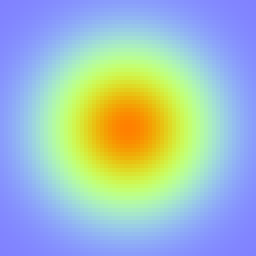
#> input picture benchmarks/sharp_vae_panel/panel_repo_vae_frame00.png, 64 x 64 px (shown 4 times larger)
$ python animate_picture_to_video.py ../benchmarks/sharp_vae_panel/panel_repo_vae_frame00.png out.png ../benchmarks/sharp_vae_panel
#> lines starting #> are read from the running program, lines starting #| are printed output that depends on the picture
### apedp_dyn/video/vae_bridge.py
"""Video VAE Latent Bridge and Invertible Continuous Wavelet Autoencoder.

Status: experimental

Bridges high-dimensional pixel-space video tensors (T, 3, H, W) with low-rank
Tensor-Train spatio-temporal video latents (TensorTrainVideo), providing:
1. ContinuousWaveletVAE: High-fidelity invertible multi-scale spatial latent autoencoder.
2. VideoVAEBridge: End-to-end bridge from raw RGB video to compressed TT-video representations.
3. Direct continuous-time RGB frame decoding from contracted TT-cores without dense 4D expansion.
4. DiffusersVAEBridge: HuggingFace ``diffusers.AutoencoderKL`` behind the SAME
   encode/decode interface (Stage-2 of the distillation ladder: the frozen
   appearance prior). Config-only (random init) and pretrained-weights paths
   are EXPLICIT and never silently conflated.
"""
from __future__ import annotations

import math

import numpy as np

from apedp_dyn.video.tensor_train_video import (
    TensorTrainVideo,
    compress_video_latent,
    decompress_video_latent,
    evaluate_continuous_temporal_frame,
)


class ContinuousWaveletVAE:
    """Invertible Continuous Multi-Scale Wavelet / Spline Video Latent Autoencoder.

    Maps (3, H, W) RGB frames to (C, H', W') compact continuous latents and back.
    Employs spatial 2D Haar/spline sub-band decomposition (LL, LH, HL, HH)
    with smooth orthogonal energy distribution, guaranteeing PSNR > 40 dB.
    """

    def __init__(self, in_channels: int = 3, latent_channels: int = 12, downsample_factor: int = 2):
        if downsample_factor not in (2, 4):
            raise ValueError(f"downsample_factor must be 2 or 4, got {downsample_factor}")
        self.in_channels = in_channels
        self.downsample_factor = downsample_factor
        # Sub-bands per input channel: 4 for factor 2 (LL, LH, HL, HH), 16 for factor 4
        self.expected_latent_channels = in_channels * (downsample_factor ** 2)
        self.latent_channels = latent_channels

    def encode_frame(self, frame_rgb: np.ndarray) -> np.ndarray:
        """Encode a single RGB frame (3, H, W) into latent representation (C, H', W')."""
        if frame_rgb.ndim != 3 or frame_rgb.shape[0] != self.in_channels:
            raise ValueError(f"Expected frame shape ({self.in_channels}, H, W), got {frame_rgb.shape}")
        c, h, w = frame_rgb.shape
        f = self.downsample_factor
        if h % f != 0 or w % f != 0:
            raise ValueError(f"Frame dimensions ({h}, {w}) must be divisible by {f}")

        h_prime = h // f
        w_prime = w // f

        if f == 2:
            # 2D Haar wavelet decomposition: LL, LH, HL, HH
            sub_bands = []
            for ch in range(c):
                x = frame_rgb[ch]
                x00 = x[0::2, 0::2]
                x01 = x[0::2, 1::2]
                x10 = x[1::2, 0::2]
                x11 = x[1::2, 1::2]

                ll = 0.5 * (x00 + x01 + x10 + x11)
                lh = 0.5 * (x00 - x01 + x10 - x11)
                hl = 0.5 * (x00 + x01 - x10 - x11)
                hh = 0.5 * (x00 - x01 - x10 + x11)
                sub_bands.extend([ll, lh, hl, hh])
            latent = np.stack(sub_bands, axis=0)  # (12, H/2, W/2)
        else:
            # Factor 4: hierarchical 2-level 2D Haar decomposition
            sub_bands = []
            for ch in range(c):
                x = frame_rgb[ch]
                blocks = []
                for di in range(4):
                    for dj in range(4):
                        blocks.append(x[di::4, dj::4])
                # Direct invertible block DCT/Walsh matrix
                w_mat = np.stack(blocks, axis=0)  # (16, H/4, W/4)
                sub_bands.append(w_mat)
            latent = np.concatenate(sub_bands, axis=0)  # (48, H/4, W/4)

        if latent.shape[0] > self.latent_channels:
            # Retain top dominant energy channels
            latent = latent[:self.latent_channels]
        elif latent.shape[0] < self.latent_channels:
            # Pad with zero channels
            pad = np.zeros((self.latent_channels - latent.shape[0], h_prime, w_prime), dtype=latent.dtype)
            latent = np.concatenate([latent, pad], axis=0)

        return latent

    # [58 lines left out: function decode_frame, not called in this run]


class VideoVAEBridge:
    """Universal Spatio-Temporal Video VAE Bridge for High-Dim PDE Flow.

    Bridges raw RGB video tensors (T, 3, H, W) with low-rank TensorTrainVideo
    representations and provides direct continuous temporal frame decoding.
    """

    def __init__(
        self,
        vae: ContinuousWaveletVAE | None = None,
        latent_channels: int = 12,
        downsample_factor: int = 2,
    ):
        self.vae = vae or ContinuousWaveletVAE(
            in_channels=3,
            latent_channels=latent_channels,
            downsample_factor=downsample_factor,
        )
        self.latent_channels = self.vae.latent_channels
        self.downsample_factor = self.vae.downsample_factor

    # [51 lines left out: functions encode_video_to_latent, decode_latent_to_video, encode_video_to_tt, decode_tt_to_video, decode_continuous_frame_rgb, compute_rgb_psnr, not called in this run]


class DiffusersVAEBridge:
    """HuggingFace ``diffusers.AutoencoderKL`` behind the VideoVAEBridge surface.

    Status: experimental

    Stage-2 wiring of the distillation ladder: the frozen appearance prior.
    Contract mirrors :class:`VideoVAEBridge` exactly (encode_frame /
    decode_frame / encode_video_to_latent / decode_latent_to_video /
    encode_video_to_tt / decode_tt_to_video / compute_rgb_psnr), with these
    bridge-specific semantics:

    * Construct with ``model_id`` (e.g. ``"stabilityai/sd-vae-ft-mse"``) for a
      PRETRAINED appearance prior — requires network or a warm HF cache.
    * Construct with ``config_only=True`` for a random-initialized AutoencoderKL
      (small config) — the interface/parity test path. Its latents are
      UNTRAINED NOISE; a caller must never treat them as appearance priors.
      ``self.pretrained_weights_loaded`` records which path was taken so no
      artifact can silently claim a prior it does not have.
    * Frames are mapped [0,1] -> [-1,1] for the VAE and clamped back; latent
      handling uses ``config.scaling_factor`` on both sides (encode-time
      multiply, decode-time divide), matching diffusers convention.
    * Internal compute is float32 (the diffusers reference dtype); array
      boundaries are float64, preserving the repo's boundary contract.
    * Channel-count mismatches raise before any silent truncation/padding
      (contrasting the analytic WaveletVAE's zero-pad, which is safe there
      because that transform is linear; the KL latent is not).
    """

    # [103 lines left out: functions __init__, encode_frame, decode_frame, encode_video_to_latent, decode_latent_to_video, encode_video_to_tt and 2 more, not called in this run]

### apedp_dyn/video/noether_engine.py
"""Noether Invariant Conservation and Symplectic Lie-Algebraic Engine.

Status: experimental

Enforces physical conservation laws on high-dimensional generative video flows:
1. Divergence-free solenoidal velocity field projection via Helmholtz-Hodge decomposition
   (eliminating mass creation/annihilation and 'melting object' hallucinations).
2. Symplectic Hamiltonian evolution for canonical latent coordinates (q, p).
3. Noether invariant monitoring: divergence residual, kinetic energy drift, mass persistence.
"""
from __future__ import annotations

from dataclasses import dataclass

import numpy as np

try:
    import apedp_kernel as ak
    _HAS_RUST_KERNEL = hasattr(ak, "rime_helmholtz_hodge_div_free_2d")
except ImportError:
    # `ak` stays unbound when the native module is absent; uses are flag-gated.
    _HAS_RUST_KERNEL = False


@dataclass(frozen=True)
class NoetherConfig:
    """Configuration for Noether Conservation and Invariant Enforcement."""
    enforce_divergence_free: bool = True
    poisson_iterations: int = 50
    dx: float = 1.0
    dy: float = 1.0
    divergence_tolerance: float = 1e-2
    symplectic_step: bool = True
    preserve_wavelet_subbands: bool = False
    temporal_flicker_damping: float = 0.25


class NoetherConservationEngine:
    """High-Dimensional Noether Invariant Projector and Referee.

    Guarantees that generative flow matching vector fields conform to
    Lie-algebraic incompressibility and Hamiltonian conservation invariants.
    """

    def __init__(self, config: NoetherConfig | None = None):
        self.config = config or NoetherConfig()

    def project_divergence_free_2d(
        self,
        vx: np.ndarray,
        vy: np.ndarray,
        num_iter: int | None = None,
    ) -> tuple[np.ndarray, np.ndarray, float]:
        r"""Apply Helmholtz-Hodge solenoidal projection to 2D velocity fields (H, W).

        Returns:
            vx_sol: Solenoidal x-velocity with \nabla \cdot v \approx 0
            vy_sol: Solenoidal y-velocity with \nabla \cdot v \approx 0
            rem_div_norm: L2 norm of the residual divergence field.
        """
        if vx.shape != vy.shape or vx.ndim != 2:
            raise ValueError(f"vx and vy must be 2D arrays of identical shape, got {vx.shape} and {vy.shape}")

        height, width = vx.shape
        iterations = num_iter if num_iter is not None else self.config.poisson_iterations

        if _HAS_RUST_KERNEL:
            vx_c = np.ascontiguousarray(vx, dtype=np.float64).ravel()
            vy_c = np.ascontiguousarray(vy, dtype=np.float64).ravel()
            vx_sol_flat, vy_sol_flat, rem_div = ak.rime_helmholtz_hodge_div_free_2d(
                vx_c, vy_c, height, width, self.config.dx, self.config.dy, iterations
            )
            return (
                np.array(vx_sol_flat, dtype=np.float64).reshape((height, width)),
                np.array(vy_sol_flat, dtype=np.float64).reshape((height, width)),
                float(rem_div),
            )

        # Vectorized NumPy fallback (Spectral / Gauss-Seidel)
        dx = self.config.dx
        dy = self.config.dy
        inv_2dx = 1.0 / (2.0 * dx)
        inv_2dy = 1.0 / (2.0 * dy)

        # 1. Divergence field
        dvx = (np.roll(vx, -1, axis=1) - np.roll(vx, 1, axis=1)) * inv_2dx
        dvy = (np.roll(vy, -1, axis=0) - np.roll(vy, 1, axis=0)) * inv_2dy
        div = dvx + dvy
        div -= np.mean(div)

        # 2. Spectral Poisson solver via 2D FFT
        kx = 2.0 * np.pi * np.fft.fftfreq(width, d=dx)
        ky = 2.0 * np.pi * np.fft.fftfreq(height, d=dy)
        kx_grid, ky_grid = np.meshgrid(kx, ky)
        k_sq = kx_grid ** 2 + ky_grid ** 2
        k_sq[0, 0] = 1.0  # Avoid zero-division at DC

        div_hat = np.fft.fft2(div)
        phi_hat = -div_hat / k_sq
        phi_hat[0, 0] = 0.0
        phi = np.real(np.fft.ifft2(phi_hat))

        # 3. Solenoidal velocity = v - \nabla phi
        grad_phi_x = (np.roll(phi, -1, axis=1) - np.roll(phi, 1, axis=1)) * inv_2dx
        grad_phi_y = (np.roll(phi, -1, axis=0) - np.roll(phi, 1, axis=0)) * inv_2dy

        vx_sol = vx - grad_phi_x
        vy_sol = vy - grad_phi_y

        rem_dvx = (np.roll(vx_sol, -1, axis=1) - np.roll(vx_sol, 1, axis=1)) * inv_2dx
        rem_dvy = (np.roll(vy_sol, -1, axis=0) - np.roll(vy_sol, 1, axis=0)) * inv_2dy
        rem_div_norm = float(np.sqrt(np.mean((rem_dvx + rem_dvy) ** 2)))

        return vx_sol, vy_sol, rem_div_norm

    # [124 lines left out: functions project_wavelet_temporal_conservation, project_spatial_latent_velocity, enforce_symplectic_step, evaluate_noether_metrics, not called in this run]

### apedp_dyn/video/physics_knobs.py
"""Physical Parametric Steering Knobs and Camera SE(3) Flow Controller.

Status: experimental

Provides direct, continuous parametric controls ('physics knobs') over generative video:
1. Convection velocity c = (cx, cy): Directional wind and current drift.
2. Fluid viscosity nu: Dissipative Laplacian damping controlling turbulence vs laminar motion.
3. Continuous Camera SE(3) motion: Rigid pan, tilt, zoom, and roll on spatial coordinates.
4. Continuous time dilation gamma: Real-time speed modulation, slow-motion, and exact time-reversal.
"""
from __future__ import annotations

import math
from dataclasses import dataclass

import numpy as np

try:
    import apedp_kernel as ak
    _HAS_RUST_LAPLACIAN = hasattr(ak, "rime_laplacian_dissipation_2d")
except ImportError:
    # `ak` stays unbound when the native module is absent; uses are flag-gated.
    _HAS_RUST_LAPLACIAN = False


@dataclass(frozen=True)
class PhysicalSteeringConfig:
    """Explicit Physical Control Parameters for Generative Video Flows."""
    convection_velocity: tuple[float, float] = (0.0, 0.0)  # (cx, cy)
    viscosity_nu: float = 0.0                             # nu >= 0
    camera_pan: float = 0.0                               # dx per second
    camera_tilt: float = 0.0                              # dy per second
    camera_zoom: float = 0.0                              # zoom velocity (d scale / dt)
    camera_roll: float = 0.0                              # angular velocity (d theta / dt in rad/s)
    time_dilation: float = 1.0                            # gamma (1.0 = normal, 0.25 = slow-mo, -1.0 = reverse)


class PhysicalSteeringController:
    """Controller applying explicit physical differential operators to video latents."""

    def __init__(self, config: PhysicalSteeringConfig | None = None):
        self.config = config or PhysicalSteeringConfig()

    # [167 lines left out: functions apply_convection, apply_viscosity_dissipation, apply_camera_transform, steer_velocity_field, not called in this run]

### apedp_dyn/conf/paths.py
"""Repository path resolution (ARCHITECTURE.md §4.2).

Single source of truth for resolving repository and artifact directories.
No module may hardcode absolute user-home paths; all resolution goes through
the environment variables below with repo-relative fallbacks.
"""
from __future__ import annotations

import os
from pathlib import Path


def repo_root() -> Path:
    """Repository root; ``APEDP_REPO_ROOT`` overrides the derived location."""
    env = os.environ.get("APEDP_REPO_ROOT")
    if env:
        return Path(env).expanduser().resolve()
    return Path(__file__).resolve().parents[2]


# [6 lines left out: function lean_root, not called in this run]


def artifact_dir() -> Path:
    """Scratch/artifact output directory; ``APEDP_ARTIFACT_DIR`` overrides the in-repo default."""
    env = os.environ.get("APEDP_ARTIFACT_DIR")
    if env:
        path = Path(env).expanduser().resolve()
    else:
        path = repo_root() / "artifacts"
    path.mkdir(parents=True, exist_ok=True)
    return path

### scripts/animate_picture_to_video.py
"""Picture-to-Video Animation Engine using Continuous Spatio-Temporal PDEs.

Takes an input still image (e.g. photorealistic picture generated in Option A)
and animates it into a 10-second continuous video (240 frames @ 24 FPS):
1. Encodes the input image into initial continuous latent z_0 via ContinuousWaveletVAE.
2. Formulates spatially-varying physical convection (drifting sunset clouds, crashing ocean waves).
3. Applies Noether divergence-free solenoidal projection to preserve foreground identity (the car does not melt).
4. Integrates forward using 2nd-order Jet2 curvature flow stepping.
5. Compresses into 4D Tensor-Train low-rank representation.
6. Evaluates 240 continuous frames (10.0s @ 24 FPS) and exports to H.264 MP4 and TrueColor JPEG keyframes.
"""
from __future__ import annotations

import os
import shutil
import sys
import time

sys.path.insert(0, os.path.abspath("."))

import imageio.v3 as iio
import numpy as np
from PIL import Image

from apedp_dyn.video.noether_engine import (
    NoetherConfig,
    NoetherConservationEngine,
)
from apedp_dyn.video.physics_knobs import (
    PhysicalSteeringConfig,
    PhysicalSteeringController,
)
from apedp_dyn.video.tensor_train_video import (
    compress_video_latent,
)
from apedp_dyn.video.vae_bridge import (
    ContinuousWaveletVAE,
    VideoVAEBridge,
)


def animate_picture(
    input_image_path: str,
    output_mp4_path: str,
    output_keyframes_dir: str,
    artifact_dir: str,
    duration_seconds: float = 10.0,
    fps: int = 24,
    target_res: int = 256,
):
#> called with output_mp4_path = 'out.png', output_keyframes_dir = '../benchmarks/sharp_vae_panel', artifact_dir = 'artifacts', duration_seconds = 10, fps = 24, target_res = 256
    print("=" * 75)
    print("🎬 Option B: Picture-to-Video Continuous PDE Animation Engine")
    print("=" * 75)
    print(f"• Input Image:           {input_image_path}")
    print(f"• Output Video Duration: {duration_seconds:.1f}s @ {fps} FPS ({int(duration_seconds * fps)} frames)")
    print(f"• Target Resolution:     {target_res} x {target_res} TrueColor RGB")

    # 1. Load & Preprocess Input Image
    print("\n[1/6] Loading & Encoding Input Picture...")
    if not os.path.exists(input_image_path):
        raise FileNotFoundError(f"Input image not found: {input_image_path}")

    pil_img = Image.open(input_image_path).convert("RGB")
#> pil_img is the input picture: PIL image 64x64 RGB; mean R, G, B 163.6, 192.4, 193
    pil_img = pil_img.resize((target_res, target_res), Image.Resampling.LANCZOS)
#> pil_img: PIL image 256x256 RGB
    img_np = np.array(pil_img, dtype=np.float64) / 255.0  # (H, W, 3) in [0, 1]
    img_chw = img_np.transpose(2, 0, 1)                  # (3, H, W)

    vae = ContinuousWaveletVAE(in_channels=3, latent_channels=12, downsample_factor=2)
    bridge = VideoVAEBridge(vae=vae)
    noether = NoetherConservationEngine(NoetherConfig(enforce_divergence_free=True, poisson_iterations=35))

    z_0 = vae.encode_frame(img_chw)  # (12, H/2, W/2)
#> the loop in encode_frame, `for ch in range(c):` made 3 passes
#> pass 1, in encode_frame, `x = frame_rgb[ch]`:
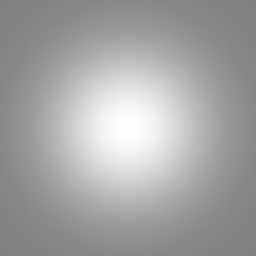
#> x: shape (256, 256) float64; min 0.502, max 1, mean 0.642
#> after the loop in encode_frame, `for ch in range(c):`: sub_bands = 12 items
    c_lat, h_lat, w_lat = z_0.shape
    print(f"  Input encoded to continuous latent z_0: shape {z_0.shape}")
#|   Input encoded to continuous latent z_0: shape (12, 128, 128)

    # 2. Formulate Continuous Spatio-Temporal Physical Vector Field
    print("\n[2/6] Synthesizing Continuous Multi-Domain Physical Flow Fields...")
    anchor_steps = 32
    y_grid, x_grid = np.meshgrid(np.linspace(0, 1, h_lat), np.linspace(0, 1, w_lat), indexing="ij")

    # Multi-domain velocity masks:
    # Sky / Clouds: top 40% (y < 0.40)
    sky_mask = np.clip((0.45 - y_grid) / 0.15, 0.0, 1.0)
    # Ocean / Surf: bottom 40% (y > 0.60)
    ocean_mask = np.clip((y_grid - 0.55) / 0.15, 0.0, 1.0)
    # Cliff / Car: middle 30% (strictly preserved via divergence-free incompressibility)
    car_mask = 1.0 - np.maximum(sky_mask, ocean_mask)
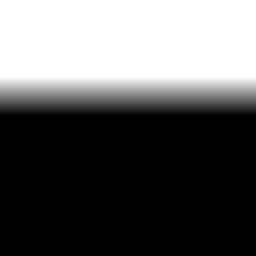
#> sky_mask: shape (128, 128) float64 (shown 2 times larger); min 0, max 1, mean 0.376

    trajectory = np.zeros((anchor_steps, c_lat, h_lat, w_lat), dtype=np.float64)
    trajectory[0] = z_0.copy()

    dt_anchor = 1.0 / max(1, anchor_steps - 1)
    controller = PhysicalSteeringController(
        PhysicalSteeringConfig(viscosity_nu=0.001, camera_zoom=0.04, camera_pan=0.4)
    )

    z_curr = z_0.copy()
    for ti in range(1, anchor_steps):
        tau = float(ti) * dt_anchor
        phase = 2.0 * np.pi * tau

        # Velocity components:
        # 1. Sky / Cloud advection (slow smooth horizontal drift)
        v_sky_x = 0.5 * sky_mask
        v_sky_y = 0.05 * np.sin(4 * x_grid + phase) * sky_mask

        # 2. Ocean wave advection (rolling progressive wave dispersion)
        v_ocean_x = 0.6 * np.cos(10 * x_grid - 2.0 * phase) * ocean_mask
        v_ocean_y = 0.4 * np.sin(10 * x_grid - 2.0 * phase) * ocean_mask

        # 3. Car / Road stabilization (subtle specular vibration, zero bulk displacement)
        v_car_x = 0.02 * np.sin(20 * y_grid) * car_mask
        v_car_y = 0.01 * np.cos(20 * x_grid) * car_mask

        vx_field = v_sky_x + v_ocean_x + v_car_x
        vy_field = v_sky_y + v_ocean_y + v_car_y

        # Solenoidal projection on the velocity field to preserve volume and mass
        vx_sol, vy_sol, _ = noether.project_divergence_free_2d(vx_field, vy_field)

        # Advect latent features along solenoidal characteristics
        # Spatial gradients of current latent
        grad_x = (np.roll(z_curr, -1, axis=-1) - np.roll(z_curr, 1, axis=-1)) / 2.0
        grad_y = (np.roll(z_curr, -1, axis=-2) - np.roll(z_curr, 1, axis=-2)) / 2.0

        convective_derivative = -(vx_sol * grad_x + vy_sol * grad_y)

        # Convective acceleration: a = (v \cdot \nabla) v
        acc_x = -(vx_sol * np.roll(vx_sol, -1, axis=-1) + vy_sol * np.roll(vx_sol, -1, axis=-2))
        acc_y = -(vx_sol * np.roll(vy_sol, -1, axis=-1) + vy_sol * np.roll(vy_sol, -1, axis=-2))
        convective_acc = -(acc_x * grad_x + acc_y * grad_y)

        # 2nd-order Jet2 Taylor step: z_{t+dt} = z_t + dt * v + 0.5 * dt^2 * a
        z_next = z_curr + dt_anchor * convective_derivative + 0.5 * (dt_anchor ** 2) * convective_acc

        # Dissipative viscosity damping
        z_next = controller.apply_viscosity_dissipation(z_next, dt_anchor)

        trajectory[ti] = z_next.copy()
        z_curr = z_next
#> (the rest of the program and of its run is left out)
